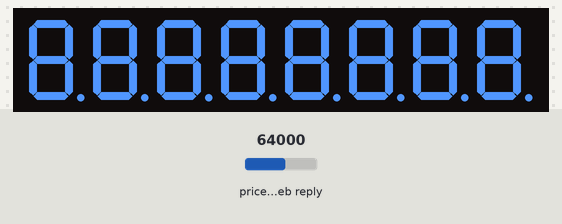
Simulated run of this program. Board: Raspberry Pi (BCM pin numbers). Shown: 8-digit seven-segment display. The inputs (shaded band) are chosen by the test bench; at power-on: price in the web reply 64000. The segment pins are drawn as the display they are named for; requests to the public web service named in the program get a made-up reply in its usual format after 0.4 s (London, UTC, broken clouds, 64 % humidity, 1013 hPa unless stated).

Above: at 0.24 s.

The program:

core.py
```python
#GND = 1
#3.3V = 0

import RPi.GPIO as GPIO
import time
import requests
GPIO.setmode(GPIO.BCM)

A = 21
B = 20
C = 26
D = 16
E = 19
F = 13
G = 12
DP = 6
segments = (A, B, C, D, E, F, G, DP)

digit1 = 25
digit2 = 24
digit3 = 23
digit4 = 22
digit5 = 27
digit6 = 18
digit7 = 17
digit8 = 4
digits = (digit1, digit2, digit3, digit4, digit5, digit6, digit7, digit8)

for segment in segments:
    GPIO.setup(segment, GPIO.OUT)
    GPIO.output(segment, 1)
    pass

for digit in digits:
    GPIO.setup(digit, GPIO.OUT)
    GPIO.output(digit, 0)
    pass

#core

def displayNum(num, digit):
    if digit == 1:
        GPIO.output(digit1, 1)
        GPIO.output(digit2, 0)
        GPIO.output(digit3, 0)
        GPIO.output(digit4, 0)
        GPIO.output(digit5, 0)
        GPIO.output(digit6, 0)
        GPIO.output(digit7, 0)
        GPIO.output(digit8, 0)
        GPIO.output(DP, 1)
        pass
    if digit == 2:
        GPIO.output(digit1, 0)
        GPIO.output(digit2, 1)
        GPIO.output(digit3, 0)
        GPIO.output(digit4, 0)
        GPIO.output(digit5, 0)
        GPIO.output(digit6, 0)
        GPIO.output(digit7, 0)
        GPIO.output(digit8, 0)
        GPIO.output(DP, 1)
        pass
    if digit == 3:
        GPIO.output(digit1, 0)
        GPIO.output(digit2, 0)
        GPIO.output(digit3, 1)
        GPIO.output(digit4, 0)
        GPIO.output(digit5, 0)
        GPIO.output(digit6, 0)
        GPIO.output(digit7, 0)
        GPIO.output(digit8, 0)
        GPIO.output(DP, 1)
        pass
    if digit == 4:
        GPIO.output(digit1, 0)
        GPIO.output(digit2, 0)
        GPIO.output(digit3, 0)
        GPIO.output(digit4, 1)
        GPIO.output(digit5, 0)
        GPIO.output(digit6, 0)
        GPIO.output(digit7, 0)
        GPIO.output(digit8, 0)
        GPIO.output(DP, 1)
        pass
    if digit == 5:
        GPIO.output(digit1, 0)
        GPIO.output(digit2, 0)
        GPIO.output(digit3, 0)
        GPIO.output(digit4, 0)
        GPIO.output(digit5, 1)
        GPIO.output(digit6, 0)
        GPIO.output(digit7, 0)
        GPIO.output(digit8, 0)
        GPIO.output(DP, 1)
        pass
    if digit == 6:
        GPIO.output(digit1, 0)
        GPIO.output(digit2, 0)
        GPIO.output(digit3, 0)
        GPIO.output(digit4, 0)
        GPIO.output(digit5, 0)
        GPIO.output(digit6, 1)
        GPIO.output(digit7, 0)
        GPIO.output(digit8, 0)
        GPIO.output(DP, 1)
        pass
    if digit == 7:
        GPIO.output(digit1, 0)
        GPIO.output(digit2, 0)
        GPIO.output(digit3, 0)
        GPIO.output(digit4, 0)
        GPIO.output(digit5, 0)
        GPIO.output(digit6, 0)
        GPIO.output(digit7, 1)
        GPIO.output(digit8, 0)
        GPIO.output(DP, 1)
        pass
    if digit == 8:
        GPIO.output(digit1, 0)
        GPIO.output(digit2, 0)
        GPIO.output(digit3, 0)
        GPIO.output(digit4, 0)
        GPIO.output(digit5, 0)
        GPIO.output(digit6, 0)
        GPIO.output(digit7, 0)
        GPIO.output(digit8, 1)
        GPIO.output(DP, 1)
        pass

    if num == 0:
        GPIO.output(A, 0)
        GPIO.output(B, 0)
        GPIO.output(C, 0)
        GPIO.output(D, 0)
        GPIO.output(E, 0)
        GPIO.output(F, 0)
        GPIO.output(G, 1)
        pass
    if num == 1:
        GPIO.output(A, 1)
        GPIO.output(B, 0)
        GPIO.output(C, 0)
        GPIO.output(D, 1)
        GPIO.output(E, 1)
        GPIO.output(F, 1)
        GPIO.output(G, 1)
        pass
    if num == 2:
        GPIO.output(A, 0)
        GPIO.output(B, 0)
        GPIO.output(C, 1)
        GPIO.output(D, 0)
        GPIO.output(E, 0)
        GPIO.output(F, 1)
        GPIO.output(G, 0)
        pass
    if num == 3:
        GPIO.output(A, 0)
        GPIO.output(B, 0)
        GPIO.output(C, 0)
        GPIO.output(D, 0)
        GPIO.output(E, 1)
        GPIO.output(F, 1)
        GPIO.output(G, 0)
        pass
    if num == 4:
        GPIO.output(A, 1)
        GPIO.output(B, 0)
        GPIO.output(C, 0)
        GPIO.output(D, 1)
        GPIO.output(E, 1)
        GPIO.output(F, 0)
        GPIO.output(G, 0)
        pass
    if num == 5:
        GPIO.output(A, 0)
        GPIO.output(B, 1)
        GPIO.output(C, 0)
        GPIO.output(D, 0)
        GPIO.output(E, 1)
        GPIO.output(F, 0)
        GPIO.output(G, 0)
        pass
    if num == 6:
        GPIO.output(A, 0)
        GPIO.output(B, 1)
        GPIO.output(C, 0)
        GPIO.output(D, 0)
        GPIO.output(E, 0)
        GPIO.output(F, 0)
        GPIO.output(G, 0)
        pass
    if num == 7:
        GPIO.output(A, 0)
        GPIO.output(B, 0)
        GPIO.output(C, 0)
        GPIO.output(D, 1)
        GPIO.output(E, 1)
        GPIO.output(F, 1)
        GPIO.output(G, 1)
        pass
    if num == 8:
        GPIO.output(A, 0)
        GPIO.output(B, 0)
        GPIO.output(C, 0)
        GPIO.output(D, 0)
        GPIO.output(E, 0)
        GPIO.output(F, 0)
        GPIO.output(G, 0)
        pass
    if num == 9:
        GPIO.output(A, 0)
        GPIO.output(B, 0)
        GPIO.output(C, 0)
        GPIO.output(D, 0)
        GPIO.output(E, 1)
        GPIO.output(F, 0)
        GPIO.output(G, 0)
        pass
    pass

while True:
    r = requests.get("https://api.coinbase.com/v2/prices/spot?currency=USD")
    price = r.json()['data']['amount'].replace(".", "")
    loop = 0
    while loop <= 30000:
        digit = 0
        while digit < len(price):
            digitToDisplay = digit + 1
            displayNum(int(price[digit]), digitToDisplay)
            time.sleep(0.001)
            digit += 1
            pass
        loop += len(price)
        pass
    pass

GPIO.cleanup()
```
